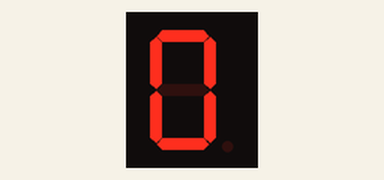
This program was run on a simulated ESP32 board running MicroPython. Shown: 1-digit seven-segment display. The segment pins are drawn as the display they are named for; what the program prints to the serial console is not drawn.

Above: at 0.1 s.
At 2.1 s:
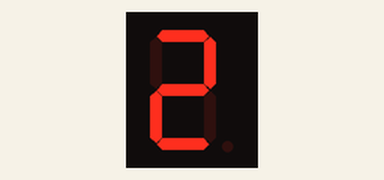
At 3.1 s:
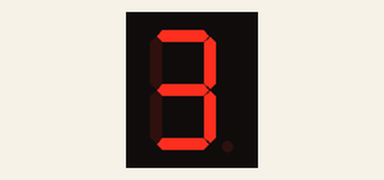
At 5.1 s:
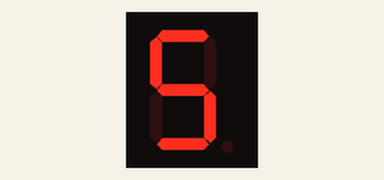
At 6.1 s:
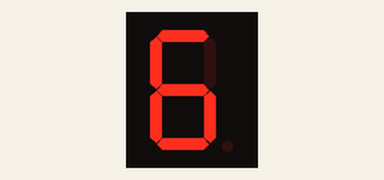
At 9.1 s:
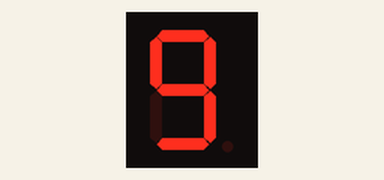

The program:

main.py
```python
from machine import Pin
import time

segments = {
    'a': Pin(23, Pin.OUT),
    'b': Pin(22, Pin.OUT),
    'c': Pin(21, Pin.OUT),
    'd': Pin(19, Pin.OUT),
    'e': Pin(18, Pin.OUT),
    'f': Pin(5, Pin.OUT),
    'g': Pin(17, Pin.OUT),
}

digits = {
    0: "abcdef",
    1: "bc",
    2: "abdeg",
    3: "abcdg",
    4: "bcfg",
    5: "acdfg",
    6: "acdefg",
    7: "abc",
    8: "abcdefg",
    9: "abcdfg"
}

def clear():
    for seg in segments.values():
        seg.value(0)

def show_digit(num):
    clear()
    for seg in digits[num]:
        segments[seg].value(1)

def main():
    print("7-segment test started...")
    while True:
        for i in range(10):
            show_digit(i)
            time.sleep(1)

if __name__ == "__main__":
    try:
        main()
    except KeyboardInterrupt:
        clear()
        print("7-segment test stopped by user")
```

Measured:
- by itself, everything shown: repeats every 10.0 s, in 10 steps
- what the display in image 0 shows lasts 1.0 s, from 0.1 s to 1.1 s
